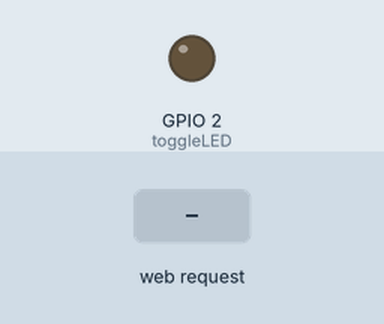
The sketch below on a simulated ESP8266 (NodeMCU). Shown: output pins drawn as LEDs (lit = HIGH). The test bench sets the inputs (shaded band). WiFi joins after 1.5 s; servers stay silent unless stated; what the sketch prints to the serial monitor is not drawn.

Above: at 2.7 s.
2.8 s: HTTP request GET /toggle received
At 3.8 s:
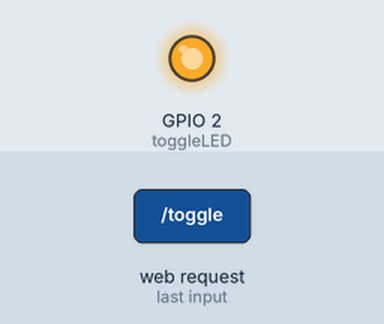
Timing chart, 0 to 5.8 s (numbered marks = the images above; inputs shaded):
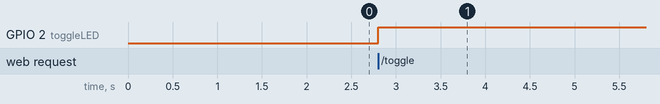

Measured:
- after the input at 2.8 s, GPIO 2 (toggleLED): LOW → HIGH at once

The sketch:

web_mdns.ino
```cpp
#include<ESP8266WiFi.h>
#include<ESP8266WebServer.h>
#include<ESP8266mDNS.h>

ESP8266WebServer server;
char* ssid = "Tenda";
char* password = "Singhsp+";

MDNSResponder mdns;

void setup() {
  pinMode(2, OUTPUT);

  WiFi.begin(ssid, password);
  Serial.begin(115200);
  while (WiFi.status() != WL_CONNECTED) {
    Serial.print(".");
    delay(500);
  }
  Serial.println("");
  Serial.print("IP Address: ");
  Serial.print(WiFi.localIP());
  if (mdns.begin("myweb", WiFi.localIP())) {
    Serial.println("MDNS Responder Started");
  }

  server.on("/", []() {
    server.send(200, "text/plain", "Hello Clients!");
  });
  server.on("/toggle", toggleLED);
  server.begin();

  MDNS.addService("http", "tcp", 80);
}

void loop() {
  server.handleClient();
}

void toggleLED() {
  digitalWrite(2, !digitalRead(2));
  server.send(204, "");
}
```
